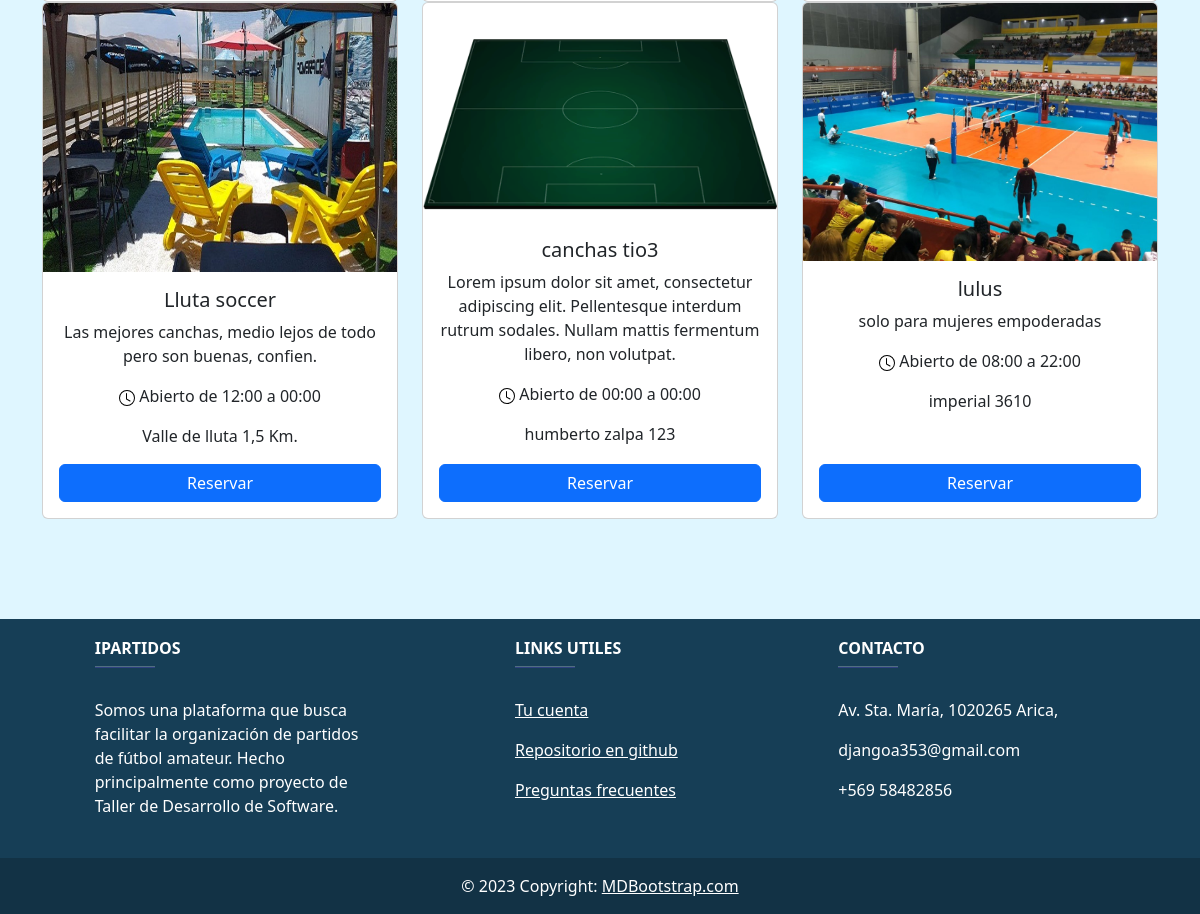
The page /clubes/all/ (lower part) on the database as committed earlier.
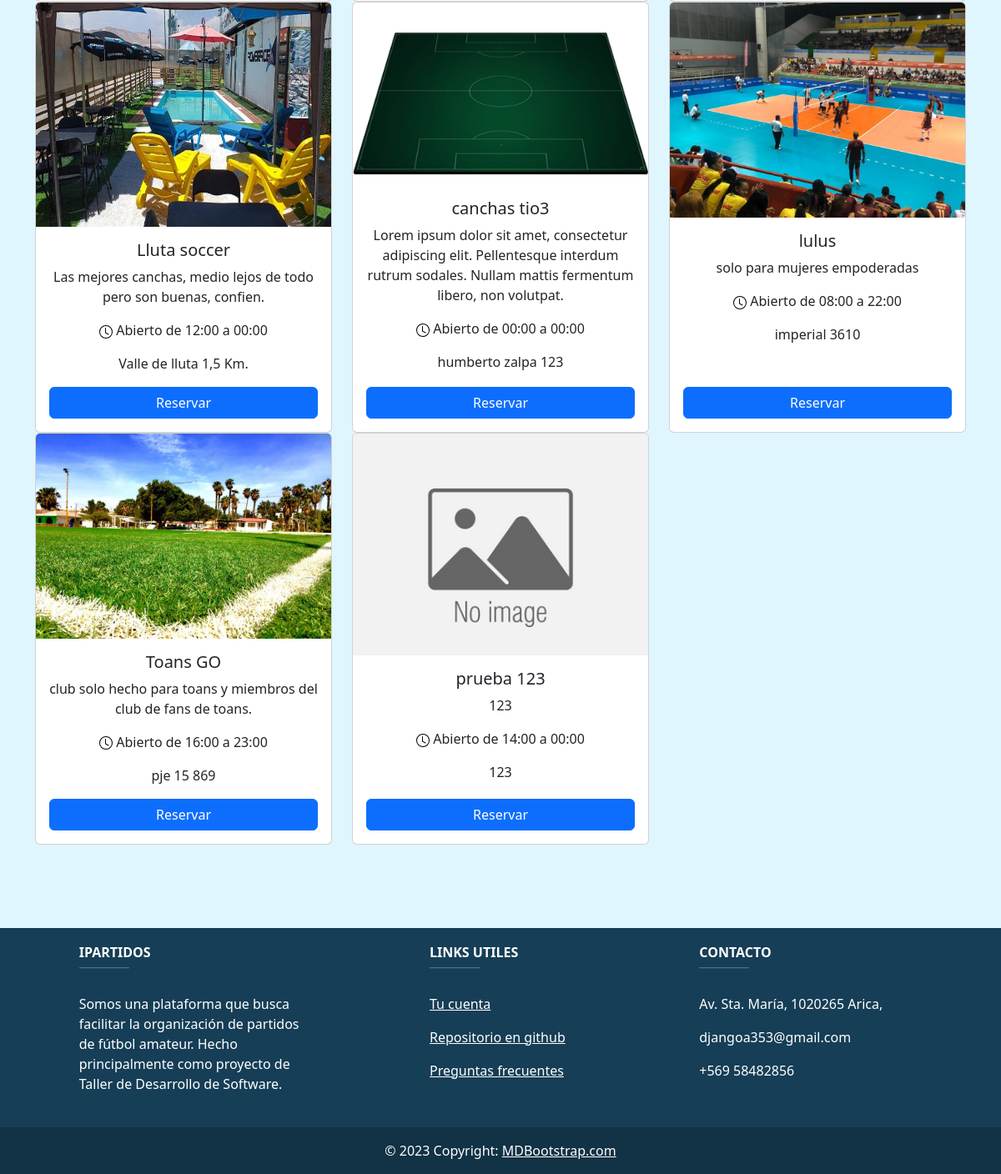
The same page on the database as committed later.
### registration/models.py (models this page shows, shortened)
class UsuarioProfile(AbstractUser):
    name = models.CharField(max_length=200, default='', verbose_name="Nombre")
    last_name = models.CharField(max_length=200, default='', verbose_name="Apellido")
    email = models.EmailField(max_length=254, unique=True, default='')
    phoneNumber = models.CharField(max_length=20, blank=True, verbose_name='Número de teléfono', default='1234567890')
    role = models.CharField(max_length=100, default='client', verbose_name='Crear cuenta como club')
    state = models.BooleanField(default=True)

class Tenant(UsuarioProfile):
    fieldsNetWorth = models.FloatField(default=0.0)
    clubName = models.CharField(max_length=200, default='')
    clubDescription = models.CharField(max_length=200, default='')
    clubPhoto = models.ImageField(upload_to='club_photos', null=True, blank=True)
    clubAddress = models.CharField(max_length=200, default='')
    clubApertureTime = models.TimeField('Hora de apertura', null=True, blank=True,)
    clubClosureTime = models.TimeField('Hora de cierre', null=True, blank=True,)
    class Meta:
        verbose_name = 'Tenant'
        verbose_name_plural = 'Tenants'

### clubes/views.py (the view)
# urls.py: path('all/', ClubsListView.as_view(), name='all'),
class ClubsListView(ListView):
    model = Tenant
    template_name = 'clubes/clubs_list.html'
    context_object_name = 'clubs'
    def get_queryset(self):
        search = self.request.GET.get('search', '')
        return Tenant.objects.filter(clubName__icontains=search)

### clubes/templates/clubes/clubs_list.html (shortened to what this page needs)
{% extends 'core/base.html' %}
{% block content %}
<div class="container-md">
    {% load static %}
    <div class="row" style="margin-top: 30px;">
        {% for club in clubs %}
            {% if club.clubName or club.clubDescription or club.clubAddress %}
            <div class="col-md-4 d-flex align-items-stretch">
                <div class="card" style="width: 100%; min-height: 400px; display: flex; flex-direction: column;">
                    {% if club.clubPhoto %}
                        <img src="{{ club.clubPhoto.url }}" class="card-img-top" alt="...">
                    {% else %}
                        <img src="{% static 'core/img/noPhoto.jpg' %}" class="card-img-top" alt="...">
                    {% endif %}
                    <div class="card-body d-flex flex-column justify-content-between">
                        <div>
                            <h5 class="card-title">{{ club.clubName }}</h5>
                            <p>{{ club.clubDescription }}</p>
                            <div class="card-text">
                                <p><img src="{% static 'core/img/clock.svg' %}" alt="">
                                    Abierto de {{ club.clubApertureTime|date:"H:i" }} a {{ club.clubClosureTime|date:"H:i" }}</p>
                                <p>{{ club.clubAddress }}</p>
                            </div>
                        </div>
                        <a href="{% url 'field_detail' pk=club.id %}" class="btn btn-primary btn-block">Reservar</a>
                    </div>
                </div>
            </div>
            {% endif %}
        {% endfor %}
    </div>
</div>
{% include 'core/footer.html' %}
{% endblock %}

Rows that differ between the two databases and show on the page:
added Tenant: clubPhoto (picture), clubName "Toans GO", clubDescription "club solo hecho para toans y miembros del club de fans de toans.", clubApertureTime "16:00", clubClosureTime "23:00", clubAddress "pje 15 869"
added Tenant: clubName "prueba 123", clubDescription "123", clubApertureTime "14:00", clubClosureTime "00:00", clubAddress "123"
